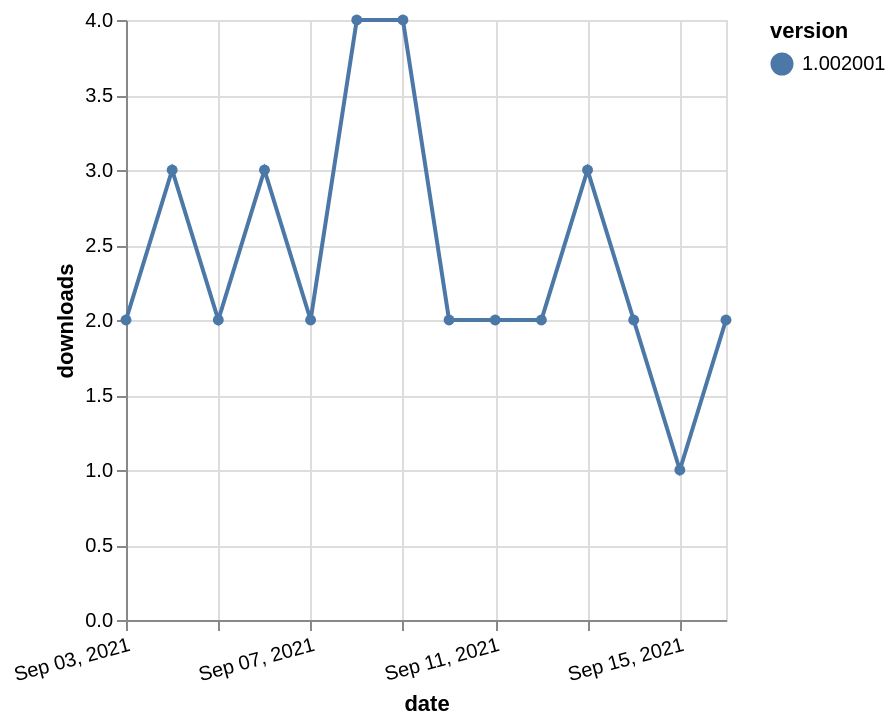

The Vega-Lite source for this figure:
### Vega-Lite specification from a JSON file in a GitHub repository (floating-point values rounded to 4 significant figures)
{"$schema": "https://vega.github.io/schema/vega-lite/v5.json", "description": "A simple bar chart with embedded data.", "data": {"values": [{"date": "2021-09-03", "total": 3566, "delta": 2, "version": "1.002001"}, {"date": "2021-09-04", "total": 3569, "delta": 3, "version": "1.002001"}, {"date": "2021-09-05", "total": 3571, "delta": 2, "version": "1.002001"}, {"date": "2021-09-06", "total": 3574, "delta": 3, "version": "1.002001"}, {"date": "2021-09-07", "total": 3576, "delta": 2, "version": "1.002001"}, {"date": "2021-09-08", "total": 3580, "delta": 4, "version": "1.002001"}, {"date": "2021-09-09", "total": 3584, "delta": 4, "version": "1.002001"}, {"date": "2021-09-10", "total": 3586, "delta": 2, "version": "1.002001"}, {"date": "2021-09-11", "total": 3588, "delta": 2, "version": "1.002001"}, {"date": "2021-09-12", "total": 3590, "delta": 2, "version": "1.002001"}, {"date": "2021-09-13", "total": 3593, "delta": 3, "version": "1.002001"}, {"date": "2021-09-14", "total": 3595, "delta": 2, "version": "1.002001"}, {"date": "2021-09-15", "total": 3596, "delta": 1, "version": "1.002001"}, {"date": "2021-09-16", "total": 3598, "delta": 2, "version": "1.002001"}]}, "width": "container", "mark": {"type": "line", "point": {"filled": true}}, "encoding": {"x": {"field": "date", "type": "temporal", "timeUnit": "yearmonthdate", "title": "date", "axis": {"labelAngle": -15}}, "y": {"field": "delta", "type": "quantitative", "title": "downloads"}, "color": {"field": "version", "type": "nominal"}, "tooltip": {"field": "delta"}}}
